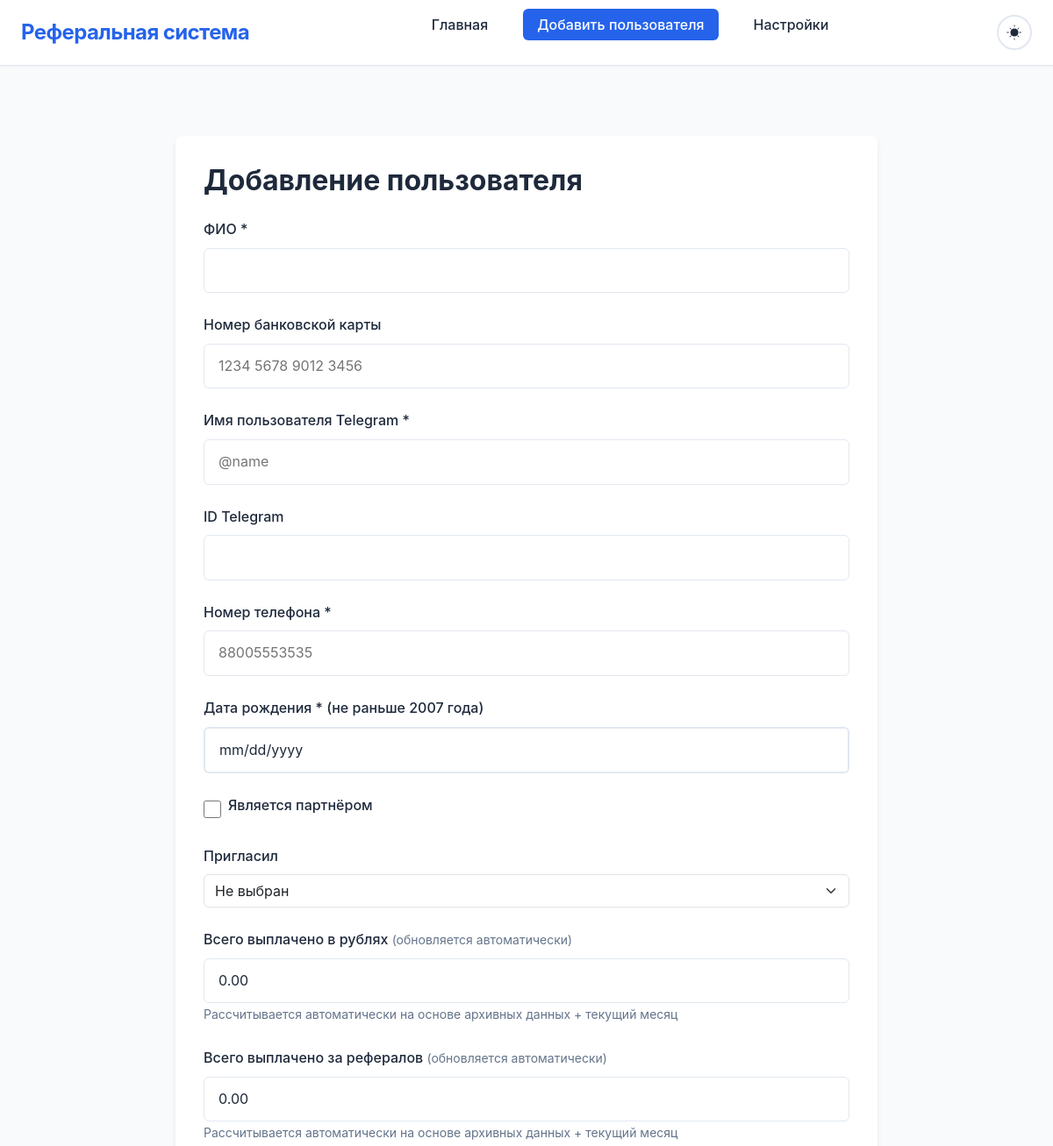
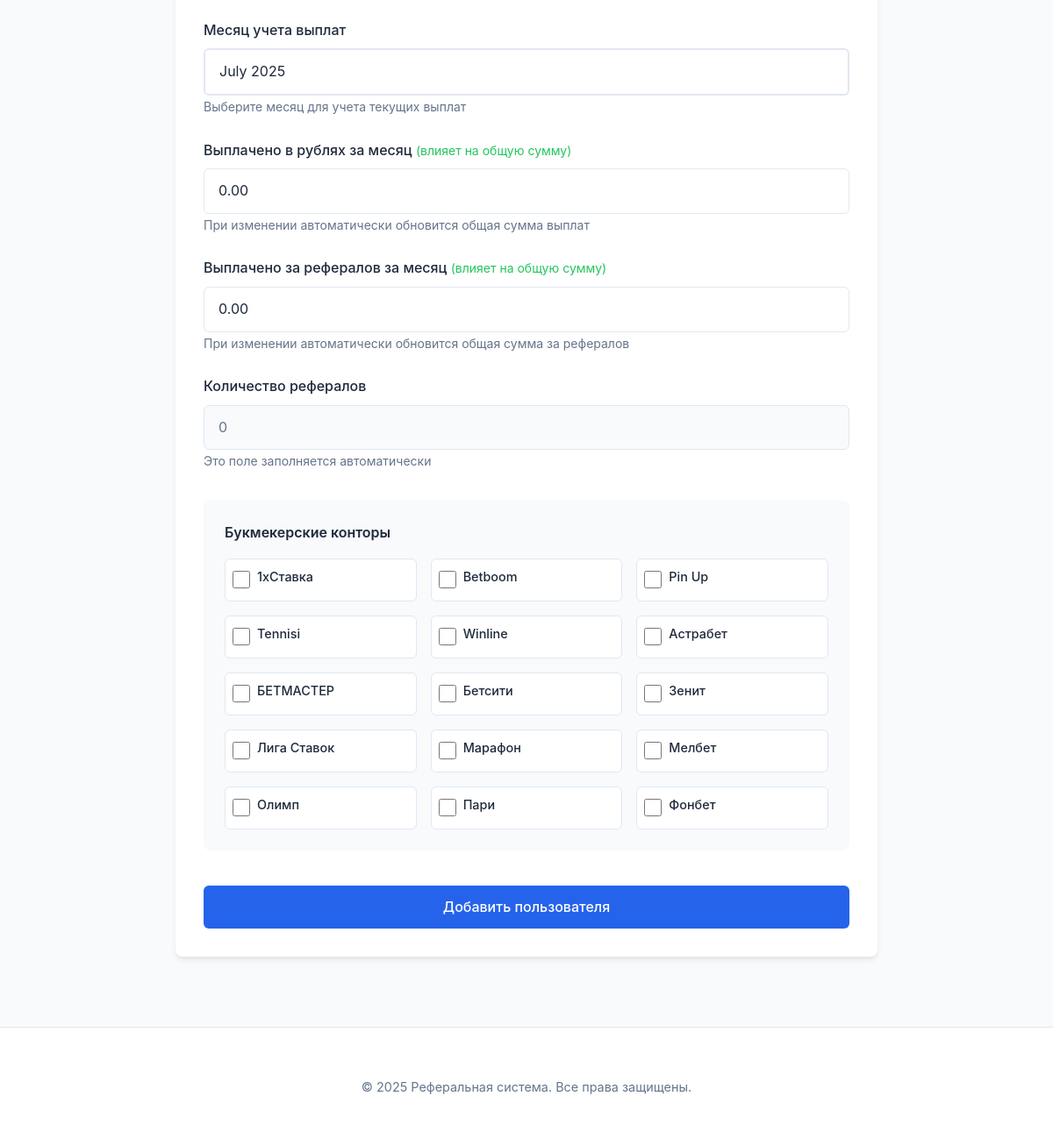
The page /user_form.php on the database its author committed (2 pictures, top to bottom).
### tables this page shows
CREATE TABLE `bookmakers` (
  `id` int(11) NOT NULL,
  `name` varchar(255) NOT NULL,
  `code` varchar(50) NOT NULL,
  `created_at` timestamp NOT NULL DEFAULT current_timestamp()
);

### user_form.php (the view, shortened to what this page needs)
<?php
require_once 'includes/database.php';
$user = [
    'id' => '',
    'full_name' => '',
    'bank_card' => '',
    'telegram_username' => '',
    'telegram_id' => '',
    'phone_number' => '',
    'birth_date' => '',
    'is_affiliate' => 0
];
$selectedBookmakers = [];
try {
    $stmt = $pdo->query('SELECT * FROM bookmakers ORDER BY name');
    $bookmakers = $stmt->fetchAll();
} catch (PDOException $e) {
    die('Ошибка при получении списка букмекерских контор: ' . htmlspecialchars($e->getMessage()));
}
require_once 'includes/header.php';
?>
<div class="container">
    <div class="form-container">
        <h1><?= isset($_GET['id']) ? 'Редактирование пользователя' : 'Добавление пользователя' ?></h1>
        <form action="save_user.php" method="POST">
            <div class="form-group">
                <label for="full_name">
                    ФИО
                    <span class="required">*</span>
                </label>
                <input type="text"
                       id="full_name"
                       name="full_name"
                       required
                       value="<?= isset($user) ? htmlspecialchars($user['full_name']) : '' ?>">
            </div>
            <div class="form-group">
                <label for="bank_card">
                    Номер банковской карты
                </label>
                <input type="text"
                       id="bank_card"
                       name="bank_card"
                       maxlength="19"
                       placeholder="1234 5678 9012 3456"
                       value="<?= isset($user['bank_card']) && $user['bank_card'] ? htmlspecialchars(decryptData($user['bank_card'])) : '' ?>">
            </div>
            <div class="form-group">
                <label for="telegram_username">
                    Имя пользователя Telegram
                    <span class="required">*</span>
                </label>
                <input type="text"
                       id="telegram_username"
                       name="telegram_username"
                       required
                       placeholder="@name"
                       value="<?= isset($user) ? htmlspecialchars($user['telegram_username']) : '' ?>">
            </div>
            <div class="form-group">
                <label for="telegram_id">
                    ID Telegram
                </label>
                <input type="number"
                       id="telegram_id"
                       name="telegram_id"
                       value="<?= isset($user) ? htmlspecialchars($user['telegram_id']) : '' ?>">
            </div>
            <div class="form-group">
                <label for="phone_number">
                    Номер телефона
                    <span class="required">*</span>
                </label>
                <input type="tel"
                       id="phone_number"
                       name="phone_number"
                       required
                       pattern="8\d{10}"
                       placeholder="88005553535"
                       value="<?= isset($user) ? htmlspecialchars($user['phone_number']) : '' ?>">
            </div>
            <div class="form-group">
                <label for="birth_date">
                    Дата рождения <span class="required">*</span> (не раньше 2007 года)
                </label>
                <input type="date"
                       id="birth_date"
                       name="birth_date"
                       required
                       max="<?= date('Y-m-d', strtotime('-18 years')) ?>"
                       min="<?= date('Y-m-d', strtotime('-100 years')) ?>"
                       value="<?= isset($user) ? htmlspecialchars($user['birth_date']) : '' ?>">
            </div>
            <div class="form-group checkbox-group">
                <input type="checkbox"
                       id="is_affiliate"
                       name="is_affiliate"
                       value="1"
                       <?= isset($user) && $user['is_affiliate'] ? 'checked' : '' ?>>
                <label for="is_affiliate">Является партнёром</label>
            </div>
            <div class="form-group">
                <label for="affiliate_id" class="form-label">Пригласил</label>
                <select class="form-select" id="affiliate_id" name="affiliate_id">
                    <option value="">Не выбран</option>
                </select>
            </div>
            <div class="form-group related-field">
                <label for="total_paid_amount">
                    Всего выплачено в рублях
                    <small style="color: var(--text-secondary); font-weight: normal;">(обновляется автоматически)</small>
                </label>
                <input type="number"
                       id="total_paid_amount"
                       name="total_paid_amount"
                       step="0.01"
                       min="0"
                       placeholder="0.00"
                       value="<?= isset($user['total_paid_amount']) ? htmlspecialchars($user['total_paid_amount']) : '0.00' ?>">
                <small class="form-text text-muted">Рассчитывается автоматически на основе архивных данных + текущий месяц</small>
            </div>
            <div class="form-group related-field">
                <label for="total_paid_for_referrals">
                    Всего выплачено за рефералов
                    <small style="color: var(--text-secondary); font-weight: normal;">(обновляется автоматически)</small>
                </label>
                <input type="number"
                       id="total_paid_for_referrals"
                       name="total_paid_for_referrals"
                       step="0.01"
                       min="0"
                       placeholder="0.00"
                       value="<?= isset($user['total_paid_for_referrals']) ? htmlspecialchars($user['total_paid_for_referrals']) : '0.00' ?>">
                <small class="form-text text-muted">Рассчитывается автоматически на основе архивных данных + текущий месяц</small>
            </div>
            <div class="form-group">
                <label for="payment_month">
                    Месяц учета выплат
                </label>
                <input type="month"
                       id="payment_month"
                       name="payment_month"
                       value="<?= isset($user['payment_month']) ? htmlspecialchars($user['payment_month']) : date('Y-m') ?>">
                <small class="form-text text-muted">Выберите месяц для учета текущих выплат</small>
            </div>
            <div class="form-group">
                <label for="monthly_paid_amount">
                    Выплачено в рублях за месяц
                    <small style="color: var(--success-color); font-weight: normal;">(влияет на общую сумму)</small>
                </label>
                <input type="number"
                       id="monthly_paid_amount"
                       name="monthly_paid_amount"
                       step="0.01"
                       min="0"
                       placeholder="0.00"
                       value="<?= isset($user['monthly_paid_amount']) ? htmlspecialchars($user['monthly_paid_amount']) : '0.00' ?>">
                <small class="form-text text-muted">При изменении автоматически обновится общая сумма выплат</small>
            </div>
            <div class="form-group">
                <label for="monthly_paid_for_referrals">
                    Выплачено за рефералов за месяц
                    <small style="color: var(--success-color); font-weight: normal;">(влияет на общую сумму)</small>
                </label>
                <input type="number"
                       id="monthly_paid_for_referrals"
                       name="monthly_paid_for_referrals"
                       step="0.01"
                       min="0"
                       placeholder="0.00"
                       value="<?= isset($user['monthly_paid_for_referrals']) ? htmlspecialchars($user['monthly_paid_for_referrals']) : '0.00' ?>">
                <small class="form-text text-muted">При изменении автоматически обновится общая сумма за рефералов</small>
            </div>
            <?php if (isset($user['id'])): ?>
                <div class="form-group">
                    <label for="referral_count">
                        Количество рефералов
                    </label>
                    <input type="number"
                           id="referral_count"
                           name="referral_count"
                           readonly
                           value="<?php
                               $stmt = $pdo->prepare('SELECT COUNT(*) FROM users WHERE affiliate_id = ?');
                               $stmt->execute([$user['id']]);
                               echo $stmt->fetchColumn();
                           ?>">
                    <small class="form-text text-muted">Это поле заполняется автоматически</small>
                </div>
            <?php endif; ?>
            <div class="form-group bookmakers-group">
                <label class="group-label">Букмекерские конторы</label>
                <div class="bookmakers-grid">
                    <?php foreach ($bookmakers as $bookmaker): ?>
                        <div class="bookmaker-item">
                            <input type="checkbox"
                                   id="bookmaker_<?= $bookmaker['id'] ?>"
                                   name="bookmakers[]"
                                   value="<?= $bookmaker['id'] ?>"
                                   <?= in_array($bookmaker['id'], $selectedBookmakers) ? 'checked' : '' ?>>
                            <label for="bookmaker_<?= $bookmaker['id'] ?>"><?= htmlspecialchars($bookmaker['name']) ?></label>
                        </div>
                    <?php endforeach; ?>
                </div>
            </div>
            <button type="submit" class="submit-button">
                <?= isset($_GET['id']) ? 'Сохранить изменения' : 'Добавить пользователя' ?>
            </button>
        </form>
    </div>
</div>
<?php
require_once 'includes/footer.php';
?>

### rows shown on the page
bookmakers: name "1xСтавка"
bookmakers: name "Betboom"
bookmakers: name "Pin Up"
bookmakers: name "Tennisi"
bookmakers: name "Winline"
bookmakers: name "Астрабет"
bookmakers: name "БЕТМАСТЕР"
bookmakers: name "Бетсити"
bookmakers: name "Зенит"
bookmakers: name "Лига Ставок"
bookmakers: name "Марафон"
bookmakers: name "Мелбет"
bookmakers: name "Олимп"
bookmakers: name "Пари"
bookmakers: name "Фонбет"
